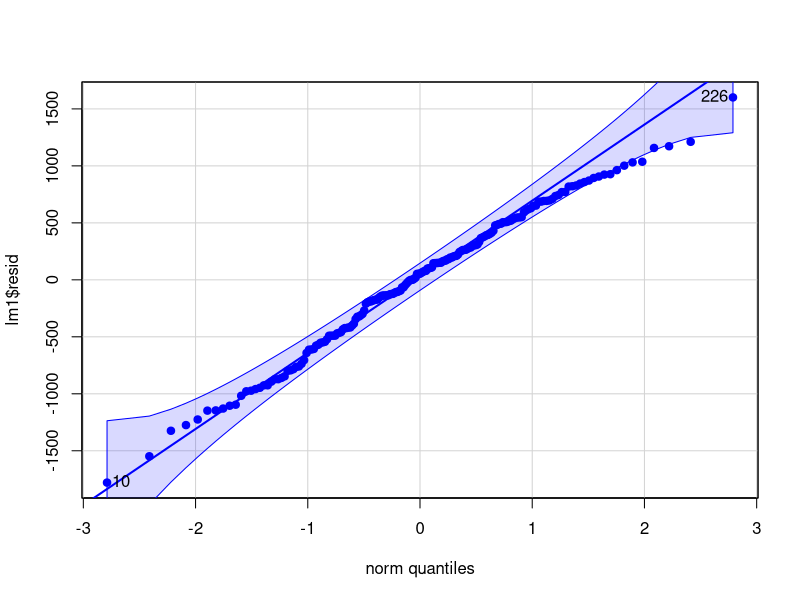
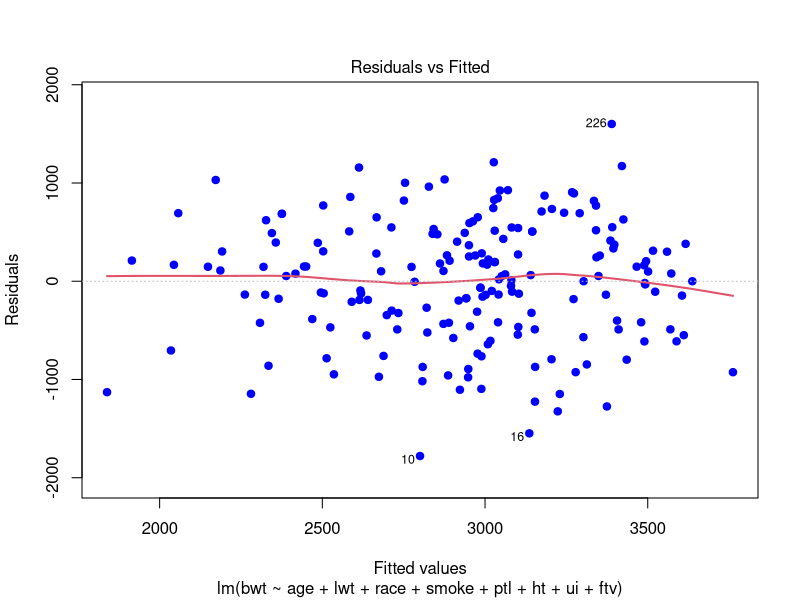
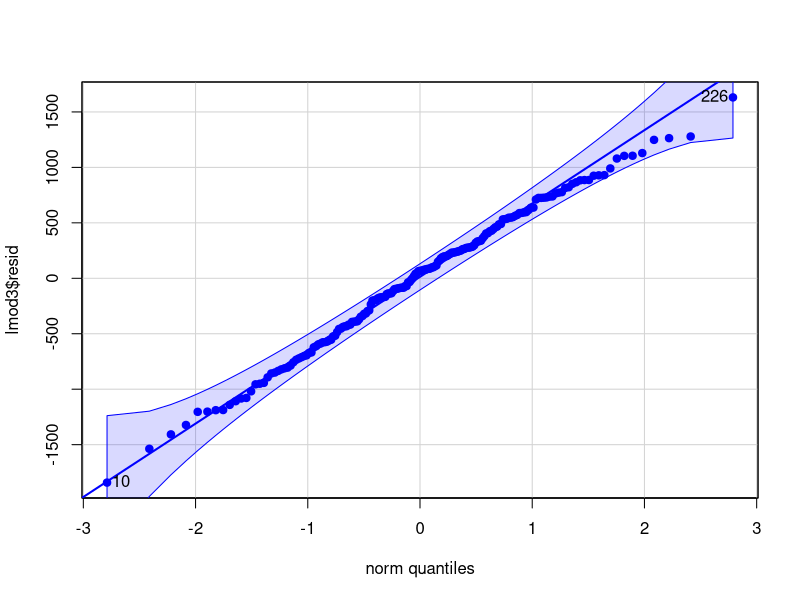
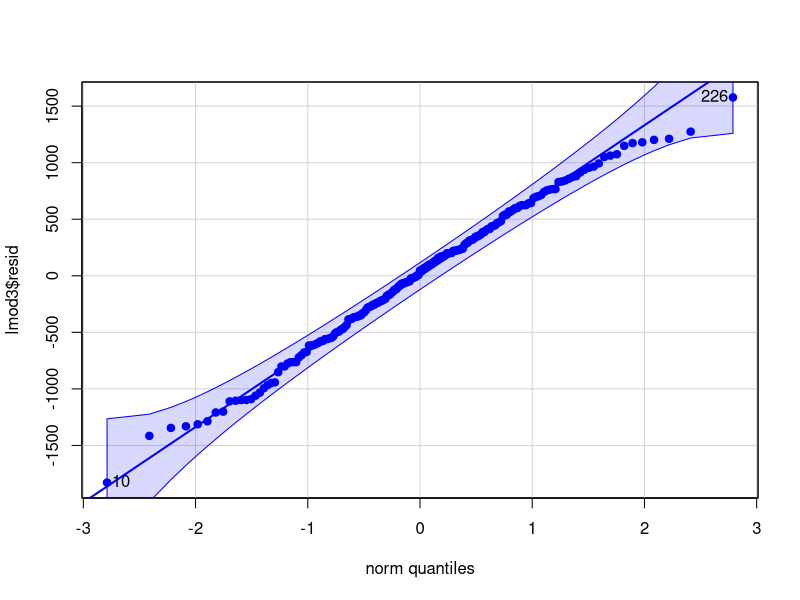
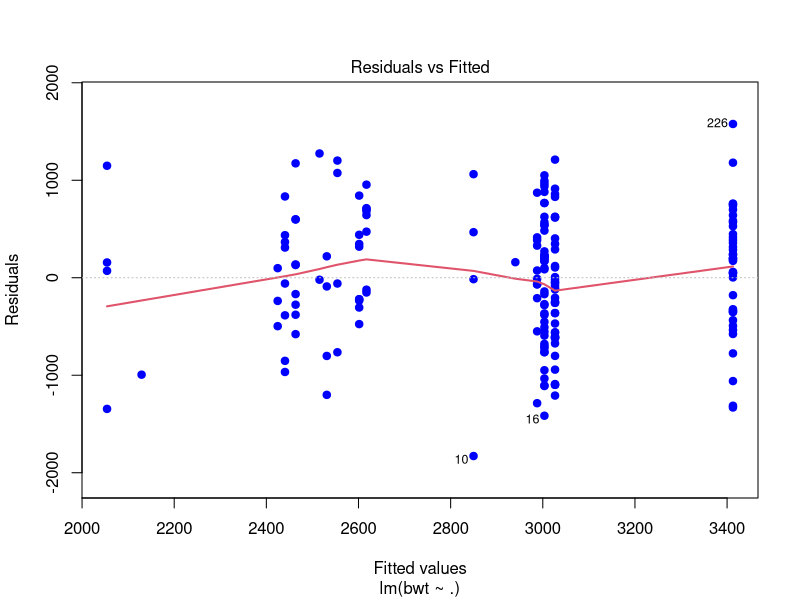

Here is the R script that generated these plots, in order:
# title: "如何利用 R 软件进行回归分析2"
# author: "赵旭"

#1. 导入数据
#获取数据
data(birthwt, package="MASS")

#2. 计算变量相关性，去掉多余的变量，变量类型准备
birthwt <- birthwt[,!names(birthwt) %in% c("low")]
birthwt2 <- birthwt
cols_to_factor <- c("race","smoke","ptl","ht","ui","ftv")
birthwt[cols_to_factor] <- lapply(birthwt[cols_to_factor], as.factor)

summary(birthwt)

#3. 执行多元回归分析
##加入所有变量
# *因变量*
#  *bwt：新生儿的出生体重，以克为单位*
#  
#  *自变量*
#  *lwt：母亲末次月经时的体重，以磅为单位*
#  *age：母亲的年龄，以岁为单位*
#  *race：母亲的种族（1 = 白种人，2 = 黑种人，3 = 其他）*
#  *smoke：孕期吸烟状况*
#  *ptl：此前早产次数*
#  *ht：高血压病史*
#  *ui：子宫易激状态*
#  *ftv：孕早期看医生的次数*

lm1 <- lm(bwt ~ age+lwt+race+smoke+ptl+ht+ui+ftv, data=birthwt)

#4. 识别显著性变量
summary(lm1)
confint(lm1)

#5. 回归模型诊断
library(car)
#normal quantile plot of residuals
qqPlot(lm1$resid, pch = 19, col = 'blue')

#plot of fitted vs. residuals
plot(lm1, which = 1, pch = 19, col = 'blue', lwd = 2)

###敏感性分析
#使用`leaps`包筛选最佳子集
library(leaps)
mod1 <- regsubsets(bwt ~ ., data = birthwt2, nvmax = 10)
mod1sum <- summary(mod1)
names(mod1sum)

#notice that 'which' is actually a matrix with TRUE/FALSE information on inclusion of each possible predictor
mod1sum$which

#Best model according to R-squared (should be model with all predictors)
which.max(mod1sum$rsq)

#Which variables are in the model
names(birthwt2)[mod1sum$which[which.max(mod1sum$rsq),][-1]]

#Fit this model and show results
WBtemp <- birthwt2[,mod1sum$which[which.max(mod1sum$rsq),]]
cols_to_factor <- c("race","smoke","ptl","ht","ui","ftv")
WBtemp[cols_to_factor] <- lapply(WBtemp[cols_to_factor], as.factor)

lmod3 <- lm(bwt ~ .,data=WBtemp)
summary(lmod3)
#此法计算的最佳模型：纳入全部变量

#Best model according to Adjusted R-squared
which.max(mod1sum$adjr2)

#Which variables are in the model
names(birthwt2)[mod1sum$which[which.max(mod1sum$adjr2),][-1]]

#Fit this model and show results
WBtemp <- birthwt2[,mod1sum$which[which.max(mod1sum$adjr2),][-1]]
WBtemp <- cbind(WBtemp, bwt=birthwt2$bwt)
cols_to_factor <- c("race","smoke","ht","ui")
WBtemp[cols_to_factor] <- lapply(WBtemp[cols_to_factor], as.factor)

lmod3 <- lm(bwt ~ .,data=WBtemp)
summary(lmod3)

#5. 回归模型诊断
library(car)
#normal quantile plot of residuals
qqPlot(lmod3$resid, pch = 19, col = 'blue')

#Best model according to Bayesian Information Criteria (BIC)
which.min(mod1sum$bic)

#Which variables are in the model
names(birthwt2)[mod1sum$which[which.min(mod1sum$bic),][-1]]

#Fit this model and show results
WBtemp <- birthwt2[,mod1sum$which[which.min(mod1sum$bic),][-1]]
WBtemp <- cbind(WBtemp, bwt=birthwt2$bwt)
cols_to_factor <- c("race","smoke","ht","ui")
WBtemp[cols_to_factor] <- lapply(WBtemp[cols_to_factor], as.factor)

lmod3 <- lm(bwt ~ .,data=WBtemp)
summary(lmod3)

#5. 回归模型诊断
library(car)
#normal quantile plot of residuals
qqPlot(lmod3$resid, pch = 19, col = 'blue')

#plot of fitted vs. residuals
plot(lmod3, which = 1, pch = 19, col = 'blue', lwd = 2)

#Best model according to AIC
npred <- length(mod1sum$bic)
AICvec <- rep(NA, npred)
for (i in 1:npred){
  WBtemp <- birthwt2[,mod1sum$which[i,][-1]]
  WBtemp <- as.data.frame(cbind(WBtemp, bwt=birthwt2$bwt))
  AICvec[i] <- AIC(lm(bwt ~ .,data=WBtemp))
}

AICvec
#Fit best model and show results
names(birthwt2)[mod1sum$which[which.min(AICvec),][-1]]
WBtemp <- birthwt2[,mod1sum$which[which.min(AICvec),][-1]]
WBtemp <- cbind(WBtemp, bwt=birthwt2$bwt)
cols_to_factor <- c("race","smoke","ht","ui")
WBtemp[cols_to_factor] <- lapply(WBtemp[cols_to_factor], as.factor)

lmod3 <- lm(bwt ~ .,data=WBtemp)
summary(lmod3)
